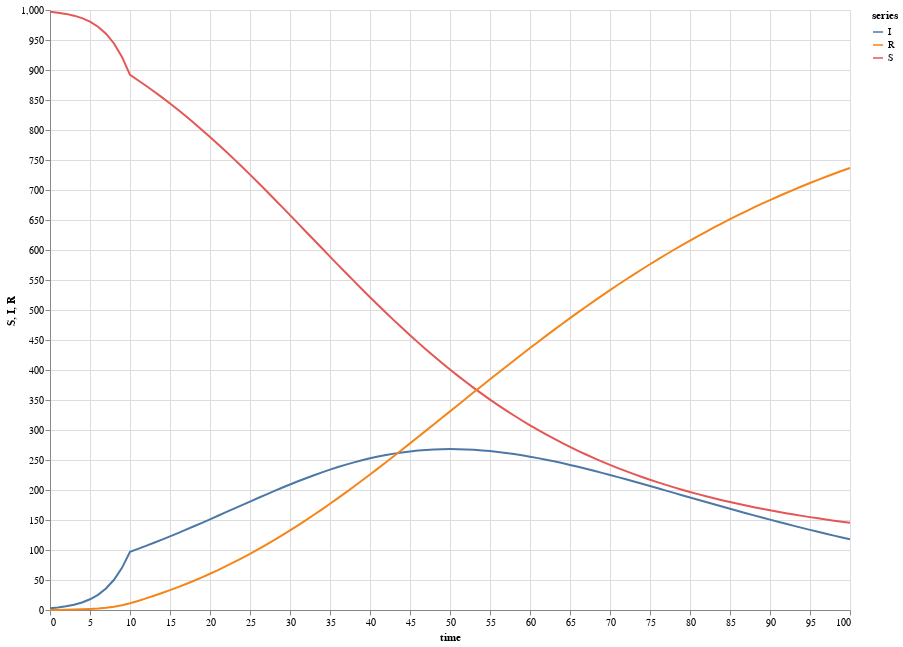

Notebook code for this chart:
### Code cell
points = simulate(composed at [0..100 by 1])

S = series(value(points.S), "S", {{ style = "lines" }})
I = series(value(points.I), "I", {{ style = "lines" }})
R = series(value(points.R), "R", {{ style = "lines" }})

plot("", [S, I, R], time(points), "time")

### Figure 1 — Vega-Lite specification as saved in the notebook (floating-point values rounded to 4 significant figures; data arrays with more than 128 entries replaced by an {"elided": "..."} marker saying what was removed)
{"$schema": "https://vega.github.io/schema/vega-lite/v4.json", "data": {"values": {"elided": "303 records"}}, "description": "", "height": 600, "layer": [{"encoding": {"color": {"field": "series", "type": "nominal"}, "x": {"field": "time", "type": "quantitative"}, "y": {"field": "S", "type": "quantitative"}}, "mark": "line"}, {"encoding": {"color": {"field": "series", "type": "nominal"}, "x": {"field": "time", "type": "quantitative"}, "y": {"field": "I", "type": "quantitative"}}, "mark": "line"}, {"encoding": {"color": {"field": "series", "type": "nominal"}, "x": {"field": "time", "type": "quantitative"}, "y": {"field": "R", "type": "quantitative"}}, "mark": "line"}], "width": 800}
